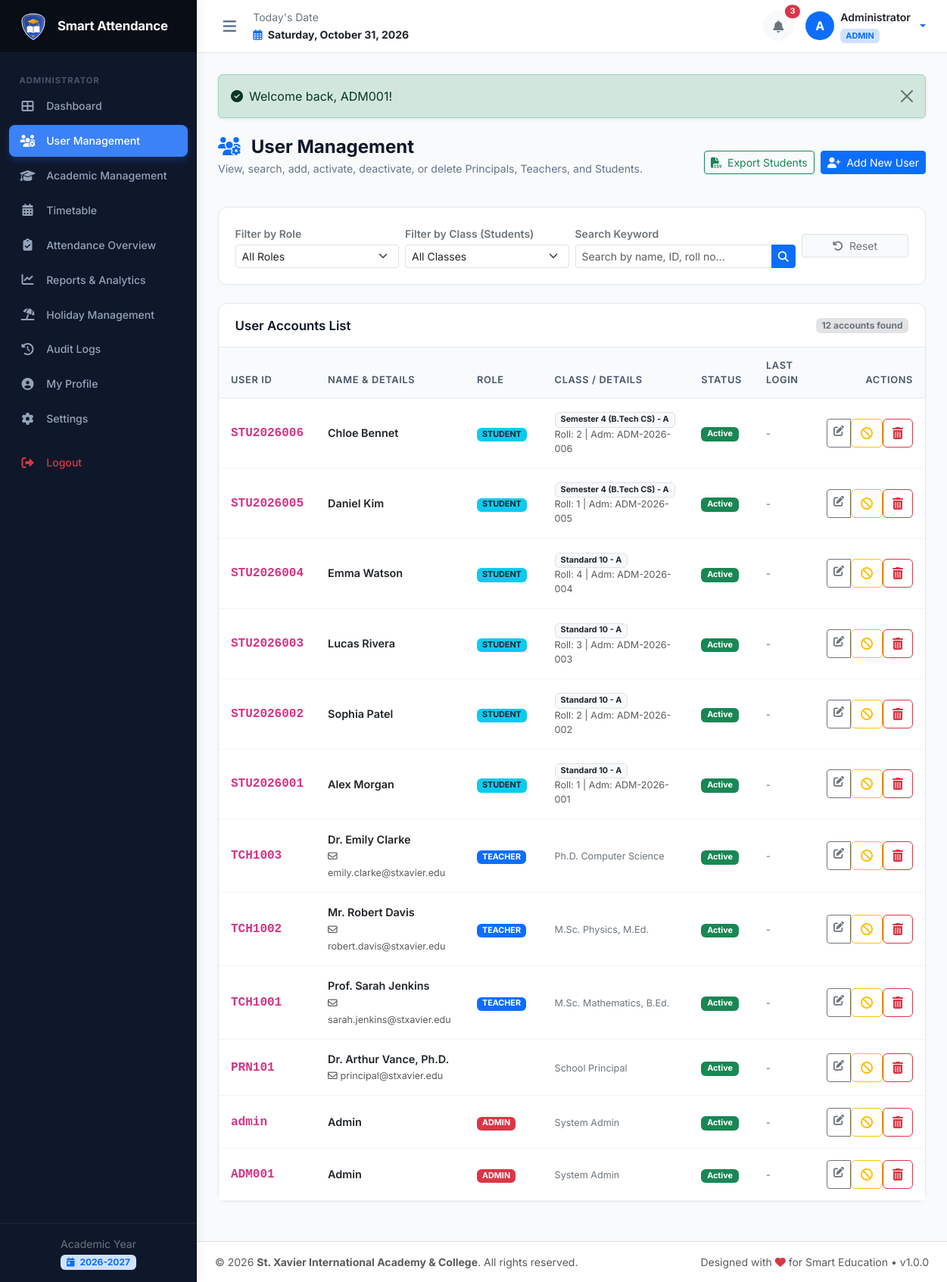
The page /admin/users.php (signed in) on the database its author committed.
### tables this page shows
CREATE TABLE `academic_years` (
  `id` INT AUTO_INCREMENT PRIMARY KEY,
  `name` VARCHAR(50) NOT NULL UNIQUE,
  `start_date` DATE NOT NULL,
  `end_date` DATE NOT NULL,
  `is_current` TINYINT(1) NOT NULL DEFAULT 0,
  `status` ENUM('active', 'archived') NOT NULL DEFAULT 'active',
  `created_at` TIMESTAMP DEFAULT CURRENT_TIMESTAMP
);

CREATE TABLE `users` (
  `id` INT AUTO_INCREMENT PRIMARY KEY,
  `user_id` VARCHAR(50) NOT NULL UNIQUE,
  `password_hash` VARCHAR(255) NOT NULL,
  `role` ENUM('admin', 'principal', 'teacher', 'student') NOT NULL,
  `status` ENUM('active', 'inactive') NOT NULL DEFAULT 'active',
  `remember_token` VARCHAR(100) NULL,
  `last_login` DATETIME NULL,
  `created_at` TIMESTAMP DEFAULT CURRENT_TIMESTAMP,
  `updated_at` TIMESTAMP DEFAULT CURRENT_TIMESTAMP ON UPDATE CURRENT_TIMESTAMP,
  INDEX `idx_role_status` (`role`, `status`)
);

CREATE TABLE `students` (
  `id` INT AUTO_INCREMENT PRIMARY KEY,
  `user_id` INT NOT NULL UNIQUE,
  `student_id` VARCHAR(50) NOT NULL UNIQUE,
  `admission_no` VARCHAR(50) NOT NULL UNIQUE,
  `roll_no` INT NOT NULL,
  `full_name` VARCHAR(150) NOT NULL,
  `photo` VARCHAR(255) NULL,
  `dob` DATE NULL,
  `gender` ENUM('male', 'female', 'other') DEFAULT 'male',
  `address` TEXT NULL,
  `class_id` INT NOT NULL,
  `section_id` INT NOT NULL,
  `academic_year_id` INT NOT NULL,
  `admission_date` DATE NULL,
  `created_at` TIMESTAMP DEFAULT CURRENT_TIMESTAMP,
  `updated_at` TIMESTAMP DEFAULT CURRENT_TIMESTAMP ON UPDATE CURRENT_TIMESTAMP,
  UNIQUE KEY `uk_class_section_roll` (`class_id`, `section_id`, `roll_no`),
  FOREIGN KEY (`user_id`) REFERENCES `users`(`id`) ON DELETE CASCADE,
  FOREIGN KEY (`class_id`) REFERENCES `classes`(`id`) ON DELETE CASCADE,
  FOREIGN KEY (`section_id`) REFERENCES `sections`(`id`) ON DELETE CASCADE,
  FOREIGN KEY (`academic_year_id`) REFERENCES `academic_years`(`id`) ON DELETE CASCADE
);

CREATE TABLE `classes` (
  `id` INT AUTO_INCREMENT PRIMARY KEY,
  `name` VARCHAR(100) NOT NULL UNIQUE,
  `type` ENUM('school', 'college') NOT NULL DEFAULT 'school',
  `numeric_level` INT NOT NULL,
  `created_at` TIMESTAMP DEFAULT CURRENT_TIMESTAMP,
  INDEX `idx_class_type` (`type`)
);

CREATE TABLE `sections` (
  `id` INT AUTO_INCREMENT PRIMARY KEY,
  `class_id` INT NOT NULL,
  `name` VARCHAR(20) NOT NULL,
  `created_at` TIMESTAMP DEFAULT CURRENT_TIMESTAMP,
  UNIQUE KEY `uk_class_section` (`class_id`, `name`),
  FOREIGN KEY (`class_id`) REFERENCES `classes`(`id`) ON DELETE CASCADE
);

CREATE TABLE `teachers` (
  `id` INT AUTO_INCREMENT PRIMARY KEY,
  `user_id` INT NOT NULL UNIQUE,
  `teacher_id` VARCHAR(50) NOT NULL UNIQUE,
  `full_name` VARCHAR(150) NOT NULL,
  `photo` VARCHAR(255) NULL,
  `dob` DATE NULL,
  `gender` ENUM('male', 'female', 'other') DEFAULT 'female',
  `email` VARCHAR(120) NULL,
  `mobile` VARCHAR(25) NULL,
  `qualification` VARCHAR(150) NULL,
  `address` TEXT NULL,
  `joining_date` DATE NULL,
  `created_at` TIMESTAMP DEFAULT CURRENT_TIMESTAMP,
  `updated_at` TIMESTAMP DEFAULT CURRENT_TIMESTAMP ON UPDATE CURRENT_TIMESTAMP,
  FOREIGN KEY (`user_id`) REFERENCES `users`(`id`) ON DELETE CASCADE
);

CREATE TABLE `principals` (
  `id` INT AUTO_INCREMENT PRIMARY KEY,
  `user_id` INT NOT NULL UNIQUE,
  `principal_id` VARCHAR(50) NOT NULL UNIQUE,
  `full_name` VARCHAR(150) NOT NULL,
  `photo` VARCHAR(255) NULL,
  `dob` DATE NULL,
  `gender` ENUM('male', 'female', 'other') DEFAULT 'male',
  `email` VARCHAR(120) NULL,
  `mobile` VARCHAR(25) NULL,
  `address` TEXT NULL,
  `joining_date` DATE NULL,
  `created_at` TIMESTAMP DEFAULT CURRENT_TIMESTAMP,
  `updated_at` TIMESTAMP DEFAULT CURRENT_TIMESTAMP ON UPDATE CURRENT_TIMESTAMP,
  FOREIGN KEY (`user_id`) REFERENCES `users`(`id`) ON DELETE CASCADE
);

### admin/users.php (the view, shortened to what the rows shown need)
<?php
require_once __DIR__ . '/../includes/functions.php';
require_once __DIR__ . '/../includes/auth.php';
$pdo = get_db_connection();
$where = ["1=1"];
$params = [];
$whereClause = implode(' AND ', $where);
$query = "SELECT u.id as user_row_id, u.user_id, u.role, u.status, u.created_at, u.last_login,
                 COALESCE(p.full_name, t.full_name, s.full_name, 'Admin') as display_name,
                 p.email as p_email, p.mobile as p_mobile,
                 t.email as t_email, t.mobile as t_mobile, t.qualification as t_qualification,
                 s.roll_no, s.admission_no, c.name as class_name, sec.name as section_name
          FROM users u
          LEFT JOIN principals p ON u.id = p.user_id
          LEFT JOIN teachers t ON u.id = t.user_id
          LEFT JOIN students s ON u.id = s.user_id
          LEFT JOIN classes c ON s.class_id = c.id
          LEFT JOIN sections sec ON s.section_id = sec.id
          WHERE {$whereClause}
          ORDER BY u.id DESC";
$stmt = $pdo->prepare($query);
$stmt->execute($params);
$users = $stmt->fetchAll();
require_once __DIR__ . '/../includes/header.php';
require_once __DIR__ . '/../includes/sidebar.php';
require_once __DIR__ . '/../includes/navbar.php';
?>
<div class="page-header">
  <div>
    <h1 class="page-title"><i class="fas fa-users-cog me-2 text-primary"></i> User Management</h1>
  </div>
</div>
<div class="card card-custom">
  <div class="card-body p-0">
    <div class="table-responsive">
      <table class="table table-custom table-hover align-middle mb-0">
        <thead>
          <tr>
            <th>User ID</th>
            <th>Name & Details</th>
            <th>Role</th>
            <th>Class / Details</th>
            <th>Status</th>
            <th>Last Login</th>
            <th class="text-end">Actions</th>
          </tr>
        </thead>
        <tbody>
          <?php if (!empty($users)): ?>
            <?php foreach ($users as $u): ?>
              <tr>
                <td>
                  <code class="fw-bold fs-6"><?= e($u['user_id']) ?></code>
                </td>
                <td>
                  <div class="fw-semibold text-dark"><?= e($u['display_name']) ?></div>
                  <?php if (!empty($u['t_email']) || !empty($u['p_email'])): ?>
                    <small class="text-muted"><i class="far fa-envelope me-1"></i><?= e($u['t_email'] ?? $u['p_email']) ?></small>
                  <?php endif; ?>
                </td>
                <td>
                  <?php
                    $roleBadge = match ($u['role']) {
                        'admin' => 'bg-danger text-white',
                        'principal' => 'bg-purple text-white',
                        'teacher' => 'bg-primary text-white',
                        'student' => 'bg-info text-dark',
                        default => 'bg-secondary text-white'
                    };
                  ?>
                  <span class="badge <?= $roleBadge ?> text-uppercase"><?= e($u['role']) ?></span>
                </td>
                <td>
                  <?php if ($u['role'] === 'student'): ?>
                    <span class="badge bg-light text-dark border">
                      <?= e($u['class_name'] ?? 'Class') ?> - <?= e($u['section_name'] ?? '') ?>
                    </span>
                    <small class="text-muted d-block">Roll: <?= $u['roll_no'] ?> | Adm: <?= e($u['admission_no'] ?? '') ?></small>
                  <?php elseif ($u['role'] === 'teacher'): ?>
                    <small class="text-secondary"><?= e($u['t_qualification'] ?? 'Faculty Member') ?></small>
                  <?php elseif ($u['role'] === 'principal'): ?>
                    <small class="text-secondary">School Principal</small>
                  <?php else: ?>
                    <small class="text-secondary">System Admin</small>
                  <?php endif; ?>
                </td>
                <td>
                  <?= status_badge($u['status']) ?>
                </td>
                <td>
                  <small class="text-muted"><?= format_date($u['last_login'], 'M d, Y h:i A') ?></small>
                </td>
                <td class="text-end">
                  <div class="btn-group btn-group-sm">
                    <a href="<?= BASE_URL ?>/admin/user_edit.php?id=<?= $u['user_row_id'] ?>" class="btn btn-outline-secondary" title="Edit User">
                      <i class="fas fa-edit"></i>
                    </a>
                    <form method="POST" action="<?= BASE_URL ?>/admin/users.php" class="d-inline" onsubmit="return confirm('Change account status?');">
                      <button type="submit" class="btn btn-outline-warning" title="<?= ($u['status'] === 'active') ? 'Deactivate' : 'Activate' ?>">
                        <i class="fas <?= ($u['status'] === 'active') ? 'fa-ban' : 'fa-check' ?>"></i>
                      </button>
                    </form>
                    <form method="POST" action="<?= BASE_URL ?>/admin/users.php" class="d-inline" onsubmit="return confirm('Are you sure you want to permanently remove this user? Linked attendance and profile records will be deleted.');">
                      <button type="submit" class="btn btn-outline-danger" title="Delete User">
                        <i class="fas fa-trash-alt"></i>
                      </button>
                    </form>
                  </div>
                </td>
              </tr>
            <?php endforeach; ?>
          <?php endif; ?>
        </tbody>
      </table>
    </div>
  </div>
</div>
<?php require_once __DIR__ . '/../includes/footer.php'; ?>

### includes/sidebar.php (shortened to what the rows shown need)
<aside class="app-sidebar" id="appSidebar">
  <div class="sidebar-footer text-center">
    <small class="text-secondary d-block">Academic Year</small>
    <span class="badge bg-primary-subtle text-primary mt-1">
      <i class="fas fa-calendar-day me-1"></i> <?= e(get_active_academic_year()['name'] ?? '2026-2027') ?>
    </span>
  </div>
</aside>

### includes/navbar.php (shortened to what the rows shown need)
<?php
$user = current_user();
?>
<div class="app-main">
  <header class="app-navbar no-print">
    <div class="d-flex align-items-center gap-3">
      <div class="dropdown">
        <a href="#" class="d-flex align-items-center gap-2 text-decoration-none dropdown-toggle user-profile-menu" data-bs-toggle="dropdown" aria-expanded="false">
          <div class="d-none d-sm-block text-start">
            <div class="fw-semibold text-dark text-truncate" style="max-width: 140px; font-size: 0.88rem;"><?= e($user['full_name'] ?? 'User') ?></div>
            <span class="badge bg-primary-subtle text-primary text-uppercase" style="font-size: 0.68rem;"><?= e($user['role'] ?? 'guest') ?></span>
          </div>
        </a>
      </div>
    </div>
  </header>
  <main class="app-content">

### includes/functions.php (shortened to what the rows shown need)
<?php
function e(?string $value): string {
    return htmlspecialchars((string)($value ?? ''), ENT_QUOTES, 'UTF-8');
}
function get_active_academic_year(): ?array {
    $pdo = get_db_connection();
    $stmt = $pdo->query("SELECT * FROM academic_years WHERE is_current = 1 LIMIT 1");
    $year = $stmt->fetch();
    return $year ?: null;
}
function format_date(?string $date, string $format = 'M d, Y'): string {
    if (empty($date)) return '-';
    $timestamp = strtotime($date);
    return $timestamp ? date($format, $timestamp) : '-';
}
function status_badge(string $status): string {
    $status = strtolower($status);
    return match ($status) {
        'present' => '<span class="badge bg-success-subtle text-success border border-success px-2 py-1"><i class="fas fa-check me-1"></i>Present</span>',
        'absent' => '<span class="badge bg-danger-subtle text-danger border border-danger px-2 py-1"><i class="fas fa-times me-1"></i>Absent</span>',
        'late' => '<span class="badge bg-warning-subtle text-warning-emphasis border border-warning px-2 py-1"><i class="fas fa-clock me-1"></i>Late</span>',
        'half_day' => '<span class="badge bg-warning-subtle text-warning border border-warning px-2 py-1"><i class="fas fa-adjust me-1"></i>Half Day</span>',
        'on_leave' => '<span class="badge bg-info-subtle text-info-emphasis border border-info px-2 py-1"><i class="fas fa-plane me-1"></i>On Leave</span>',
        'active' => '<span class="badge bg-success text-white px-2 py-1">Active</span>',
        'inactive' => '<span class="badge bg-secondary text-white px-2 py-1">Inactive</span>',
        'pending' => '<span class="badge bg-warning text-dark px-2 py-1"><i class="fas fa-hourglass-half me-1"></i>Pending</span>',
        'approved' => '<span class="badge bg-success text-white px-2 py-1"><i class="fas fa-check me-1"></i>Approved</span>',
        'rejected' => '<span class="badge bg-danger text-white px-2 py-1"><i class="fas fa-ban me-1"></i>Rejected</span>',
        default => '<span class="badge bg-secondary px-2 py-1">' . e(ucfirst($status)) . '</span>'
    };
}

### rows shown on the page
academic_years: name "2026-2027"
users: role "ADMIN", user "ADM001", display_name "Admin", shows "System Admin", status "Active", last_login "-"
students: user.user_id "STU2026006", display_name "Chloe Bennet", user.role "STUDENT", class.name "Semester 4 (B.Tech CS)", section.name "A", roll_no "2", admission_no "ADM-2026-006", user.status "Active", user.last_login "-"
students: user.user_id "STU2026005", display_name "Daniel Kim", user.role "STUDENT", class.name "Semester 4 (B.Tech CS)", section.name "A", roll_no "1", admission_no "ADM-2026-005", user.status "Active", user.last_login "-"
students: user.user_id "STU2026004", display_name "Emma Watson", user.role "STUDENT", class.name "Standard 10", section.name "A", roll_no "4", admission_no "ADM-2026-004", user.status "Active", user.last_login "-"
students: user.user_id "STU2026003", display_name "Lucas Rivera", user.role "STUDENT", class.name "Standard 10", section.name "A", roll_no "3", admission_no "ADM-2026-003", user.status "Active", user.last_login "-"
students: user.user_id "STU2026002", display_name "Sophia Patel", user.role "STUDENT", class.name "Standard 10", section.name "A", roll_no "2", admission_no "ADM-2026-002", user.status "Active", user.last_login "-"
students: user.user_id "STU2026001", display_name "Alex Morgan", user.role "STUDENT", class.name "Standard 10", section.name "A", roll_no "1", admission_no "ADM-2026-001", user.status "Active", user.last_login "-"
teachers: user.user_id "TCH1003", display_name "Dr. Emily Clarke", email "emily.clarke@stxavier.edu", user.role "TEACHER", qualification "Ph.D. Computer Science", user.status "Active", user.last_login "-"
teachers: user.user_id "TCH1002", display_name "Mr. Robert Davis", email "robert.davis@stxavier.edu", user.role "TEACHER", qualification "M.Sc. Physics, M.Ed.", user.status "Active", user.last_login "-"
teachers: user.user_id "TCH1001", display_name "Prof. Sarah Jenkins", email "sarah.jenkins@stxavier.edu", user.role "TEACHER", qualification "M.Sc. Mathematics, B.Ed.", user.status "Active", user.last_login "-"
principals: user.user_id "PRN101", display_name "Dr. Arthur Vance, Ph.D.", email "principal@stxavier.edu", shows "School Principal", user.status "Active", user.last_login "-"
users: user "admin", display_name "Admin", role "ADMIN", shows "System Admin", status "Active", last_login "-"

### other values the page prints
$unreadCount "3"
substr($user['full_name'] ?? 'U', 0, 1) "A"
$user['full_name'] "Administrator"
$msg['message'] "Welcome back, ADM001!"
count($users) "12"
$schoolName "St. Xavier International Academy & College"
APP_VERSION "1.0.0"
